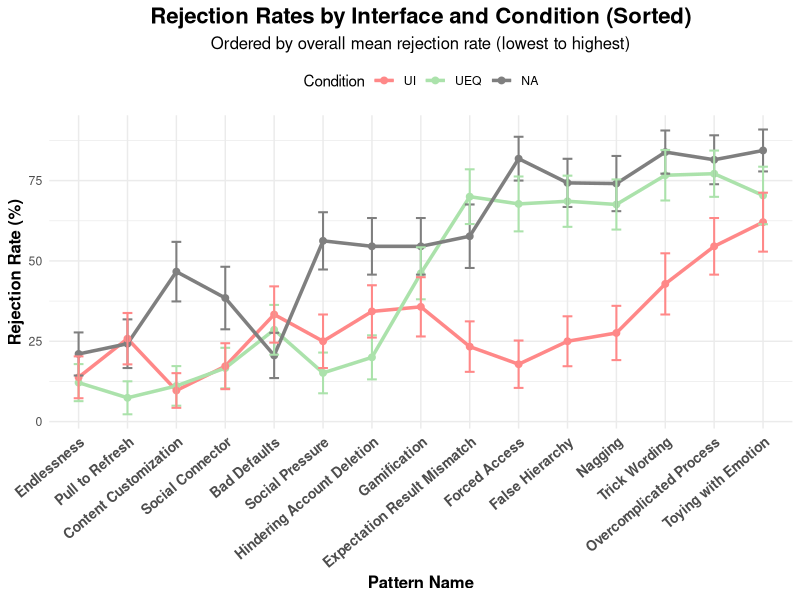

Reproduce this figure in R.
# CORRECTED: Interface Rejection Trends by Condition (Sorted by Overall Rejection Rate)
# Line plot with error bars, pattern names as x-axis labels
# UPDATED: UI/UEQ/UEQ-A naming with consistent colors and CORRECT pattern order

library(dplyr)
library(ggplot2)
library(tidyr)

cat("=== CREATING INTERFACE REJECTION TRENDS LINE PLOT (SORTED) ===\n")

# CORRECTED Pattern names for each interface (fixed last 5)
pattern_names <- c(
  "Bad Defaults",           # UI 1
  "Content Customization",  # UI 2 
  "Endlessness",           # UI 3
  "Expectation Result Mismatch", # UI 4
  "False Hierarchy",       # UI 5
  "Forced Access",         # UI 6
  "Gamification",          # UI 7
  "Hindering Account Deletion", # UI 8
  "Nagging",               # UI 9
  "Overcomplicated Process", # UI 10
  "Pull to Refresh",       # UI 11
  "Social Connector",      # UI 12
  "Toying with Emotion",   # UI 13 - CORRECTED
  "Trick Wording",         # UI 14 - CORRECTED  
  "Social Pressure"        # UI 15 - CORRECTED
)

# Load data
data <- read.csv("results/three_condition_interface_data.csv")
data$rejection <- 1 - data$release_binary

# Update condition names
data$condition_new <- case_when(
  data$condition == "RAW" ~ "UI",
  data$condition == "UEQ" ~ "UEQ", 
  data$condition == "UEQ+Autonomy" ~ "UEEQ-P",
  TRUE ~ data$condition
)

# Calculate mean rejection rate and SE per interface × condition
summary_df <- data %>%
  group_by(interface, condition_new) %>%
  summarise(
    mean_rejection = mean(rejection),
    se_rejection = sd(rejection) / sqrt(n()),
    .groups = "drop"
  )

# Add pattern names
summary_df$pattern_name <- pattern_names[as.integer(gsub("ui", "", summary_df$interface))]

# Calculate overall mean rejection per interface (across all conditions)
overall_order <- summary_df %>%
  group_by(interface, pattern_name) %>%
  summarise(overall_mean = mean(mean_rejection), .groups = "drop") %>%
  arrange(overall_mean)

# Set factor levels for ordered plotting
summary_df$pattern_name <- factor(summary_df$pattern_name, levels = overall_order$pattern_name)
summary_df$condition_new <- factor(summary_df$condition_new, levels = c("UI", "UEQ", "UEQ-A"))

# Plot with new color scheme
p <- ggplot(summary_df, aes(x = pattern_name, y = mean_rejection * 100, group = condition_new, color = condition_new)) +
  geom_line(linewidth = 1.2) +
  geom_point(size = 2) +
  geom_errorbar(aes(ymin = (mean_rejection - se_rejection) * 100, ymax = (mean_rejection + se_rejection) * 100),
                width = 0.2, linewidth = 0.7) +
  scale_color_manual(values = c("UI" = "#FF8888", "UEQ" = "#ABE2AB", "UEEQ-P" = "#AE80FF"),
                     name = "Condition") +
  labs(
    title = "Rejection Rates by Interface and Condition (Sorted)",
    subtitle = "Ordered by overall mean rejection rate (lowest to highest)",
    x = "Pattern Name",
    y = "Rejection Rate (%)"
  ) +
  theme_minimal() +
  theme(
    axis.text.x = element_text(angle = 40, hjust = 1, size = 10, face = "bold"),
    axis.title.x = element_text(size = 12, face = "bold"),
    axis.title.y = element_text(size = 12, face = "bold"),
    plot.title = element_text(size = 16, face = "bold", hjust = 0.5),
    plot.subtitle = element_text(size = 12, hjust = 0.5),
    legend.position = "top"
  )

# Save
if(!dir.exists("plots")) dir.create("plots")
ggsave("plots/interface_rejection_trends_sorted.png", p, width = 14, height = 7, dpi = 300)

cat("✓ Plot saved with CORRECTED pattern order: plots/interface_rejection_trends_sorted.png\n")
